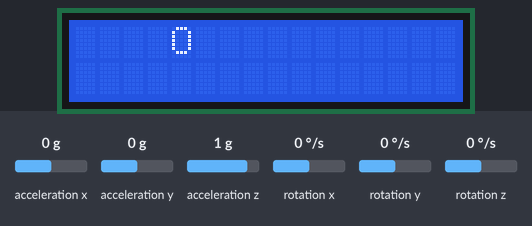
Recording of a sketch running on a simulated Arduino Uno, built with avr-gcc and run on an emulated ATmega328P. On the bench: 16×2 character LCD. The test bench sets the inputs (shaded band); at power-on: acceleration x 0 g, acceleration y 0 g, acceleration z 1 g, rotation x 0 °/s, rotation y 0 °/s, rotation z 0 °/s. What the sketch prints to the serial monitor is not drawn.

Above: at 3.59 s.
At 4.4 s:
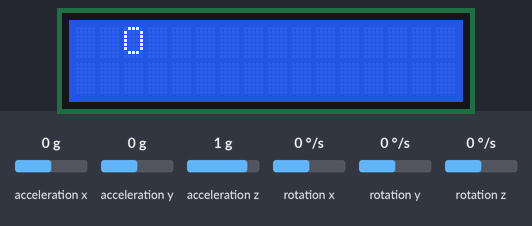
At 5.2 s:
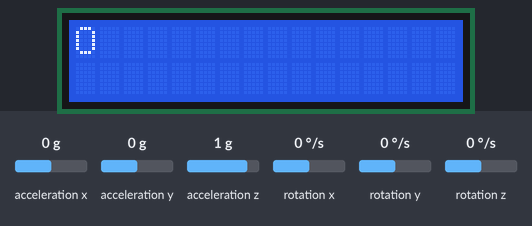

The sketch:

ball-and-imu.ino
```cpp
#include <LiquidCrystal.h>

#include <MPU6050_tockn.h>
#include <Wire.h>

MPU6050 mpu6050(Wire);

#define GRAVITY 0.1
#define PERIOD 50 // Time between frames in milliseconds

const int rs = 2, en = 3, d4 = 4, d5 = 5, d6 = 6, d7 = 7;
LiquidCrystal lcd(rs, en, d4, d5, d6, d7);

// Initializing variables
int lcdpos = 0;
float ballpos = 0;
float gravity = GRAVITY;
float ballspeed = 1;
unsigned long currTime = 0;

double vel = 0;
int counter = 0;
int isAccel = 0;

void setup() {
  // set up the LCD's number of columns and rows:
  lcd.begin(16, 2);
  Serial.begin(57600);

  Wire.begin();
  Wire.setWireTimeout(3000, true); //timeout value in uSec
  mpu6050.begin();
  mpu6050.calcGyroOffsets(true);

  currTime = millis();
}

void loop() {

  // Advance animation after the desired time has elapsed
  if((millis() - currTime) >= PERIOD){
    currTime = millis();
    animation();
  }

  mpu6050.update();

  float accX = (mpu6050.getAccX() + sin(radians(mpu6050.getAngleY()))) * 100;
  float accY = (mpu6050.getAccY() - sin(radians(mpu6050.getAngleX()))) * 100;
  float accZ = (mpu6050.getAccZ() + 1 - cos(radians(mpu6050.getAngleX())) - cos(radians(mpu6050.getAngleY()))) * 100;
  Serial.print(accX,1);
  Serial.print("\t");
  Serial.print(vel,1);
  Serial.print("\t");
  Serial.print(400);
  Serial.print("\t");
  Serial.print(-400);
  Serial.println();

  // Jump when motion sensor is shooketh
  if(accX > 30){
    vel+= accX/10;
    isAccel = 1;
  }else{
    if(isAccel){
      counter++;
    }
  }
  if(counter > 2){
    if(ballspeed < 0){
      ballspeed = 0;
    }
    ballspeed += vel/300;
    counter = 0;
    vel = 0;
    isAccel = 0;
  }

}


void animation(){
  // Update ball position and velocity
  ballspeed -= gravity;
  ballpos += ballspeed;

  // Bounce when height reaches 0
  if(ballpos <= 0){
    ballpos = 0;
    ballspeed *= -0.8; // Ball bounces with friction
  }

  // Debug logs
  //Serial.println("");
  //Serial.print(ballspeed);
  //Serial.print(", ");
  //Serial.print(ballpos);

  lcdpos = floor(ballpos);
  //Serial.print(", ");
  //Serial.print(lcdpos);

  // Draw ball when within screen bounds
  lcd.clear();
  lcd.setCursor(lcdpos, 0);
  if((lcdpos >= 0) && (lcdpos < 16)){
    lcd.print("O");
  }
}
```
